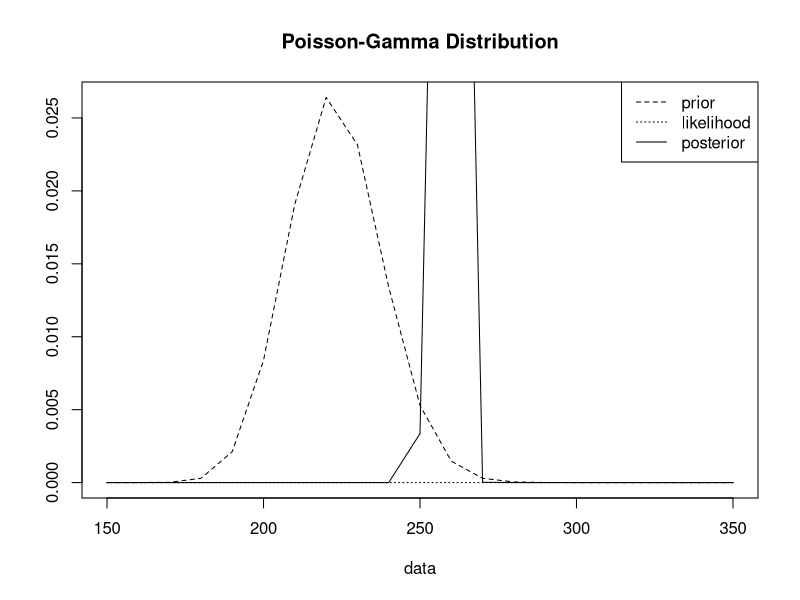
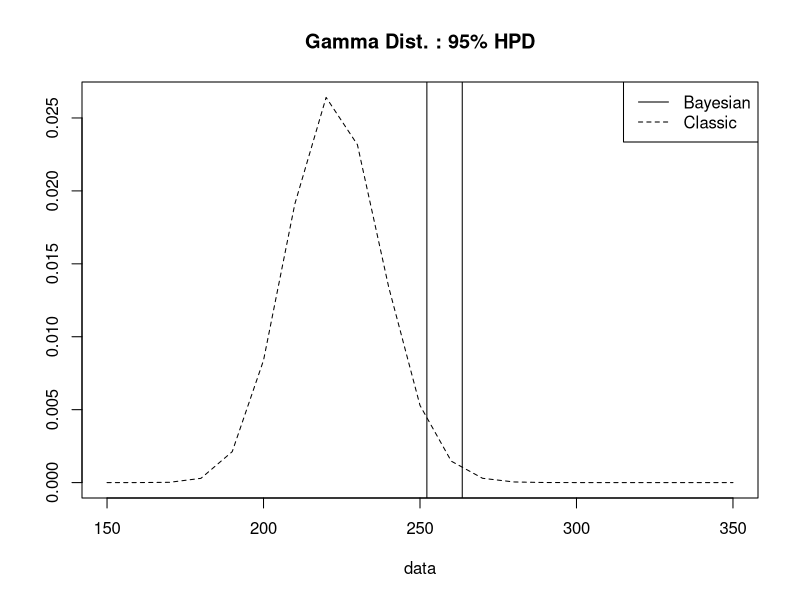
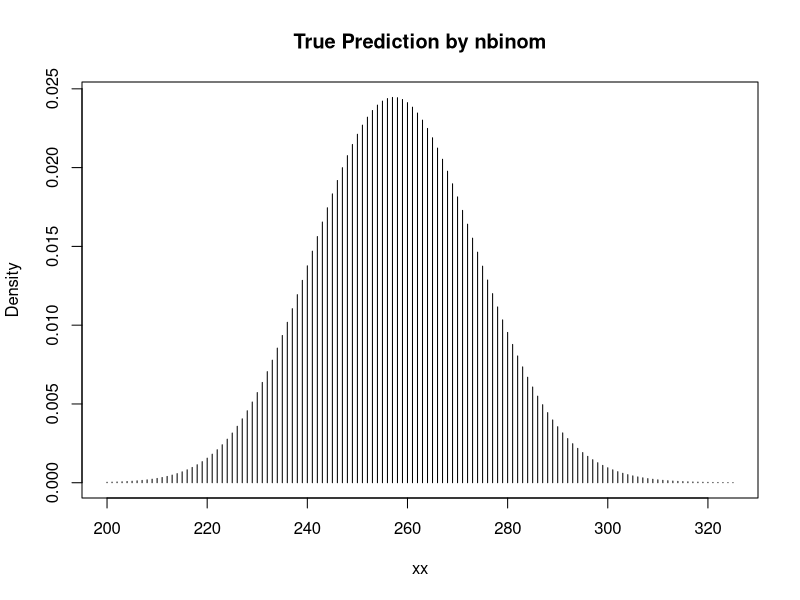
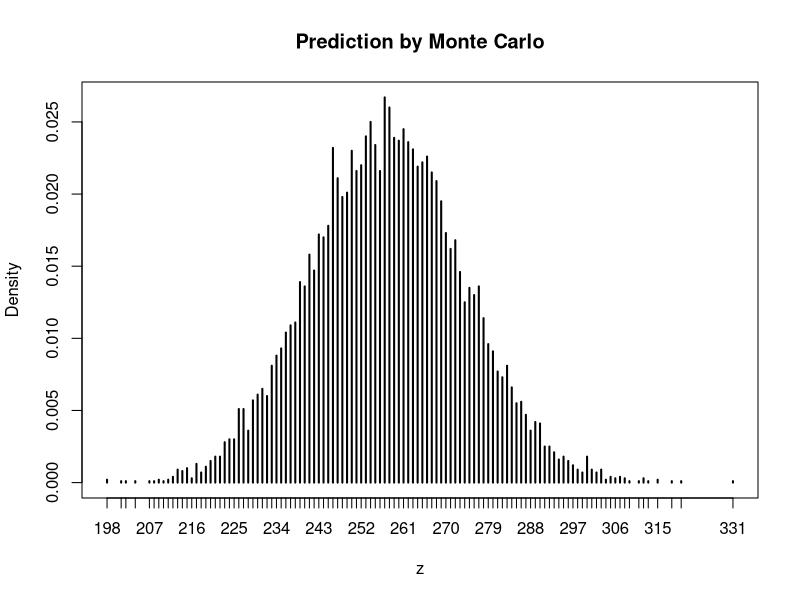
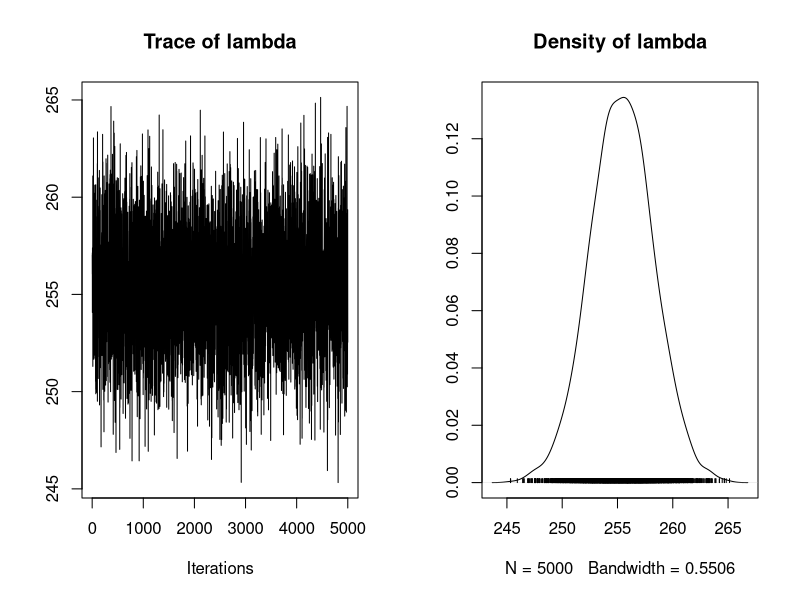
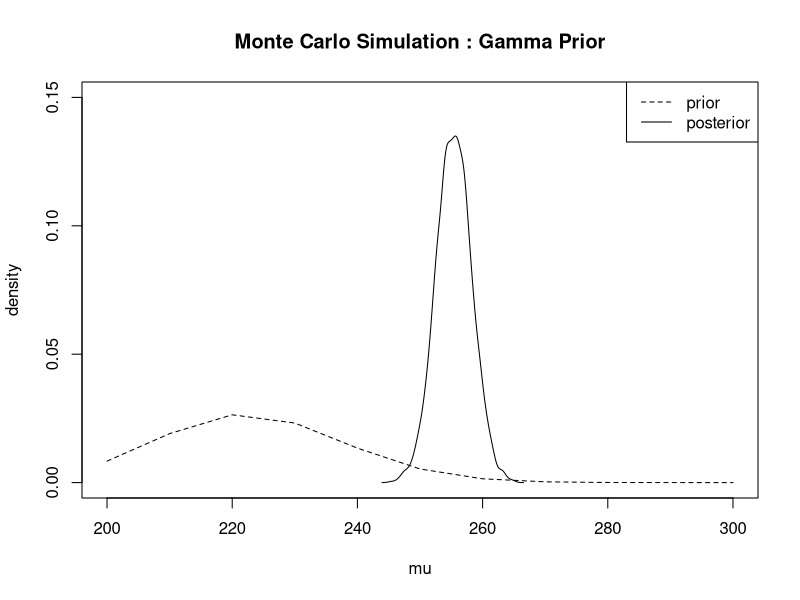

Reproduce these figures in R, in order.

#install.packages("readxl")
library(readxl)

COVID<-read_excel("COVID19_data.xlsx")
head(COVID)

# calculate prior distribution, likelihood and posterior distribution
mu=223
sig=15
a1=mu^2/sig^2
b1=mu/sig^2
y=COVID[,2]
n=nrow(y)
ss=sum(y)
aa=a1+ss
bb=b1+n
mm=aa/bb
sd=sqrt(aa/bb^2)
print(round(cbind(a1,b1,n,ss,aa,bb,mm,sd),3))

# Tri-plot
xa=seq(150,350,10)
plot(xa,dgamma(xa,shape = a1, rate = b1), type = "l", lty=2, xlab = "data", ylab = "")
title("Poisson-Gamma Distribution")
lines(xa,dgamma(xa, shape = 221.018, rate = 22603.24),type = "l", lty=3, xlab="", ylab="")
lines(xa,dgamma(xa, shape = 7990.018, rate = 30.991),type = "l",  xlab="", ylab="")
legend("topright", c("prior","likelihood","posterior"), lty=c(2,3,1))

# Highest posterior density interval(95%)
la=qgamma(c(0.025,0.975),7990.018,30.991)
lb=qgamma(c(0.025,0.975), 221.018, 22603.24 )

plot(xa,dgamma(xa,shape = a1, rate = b1), type = "l", lty=2, xlab = "data", ylab = "")
abline(v=c(la[1],la[2]), lty=1)
abline(v=c(lb[1], lb[2]), lty=2)
legend("topright", c("Bayesian", "Classic"), lty=c(1,2))
title("Gamma Dist. : 95% HPD")

# Predictive distribution
y=COVID[,2]
a=a1
b=b1
n=nrow(y)
s=sum(y)
xx=c(200:325)
pp1<-dnbinom(xx,size = a+s, prob = (b+n)/(b+n+1))
plot(xx,pp1,type = "h", ylab = "Density")
title("True Prediction by nbinom")


N=10000
theta=rgamma(N,a+s,b+n)
pp2<-rpois(N,theta)
plot(table(pp2)/N,type = "h", xlab = "z", ylab = "Density")
title("Prediction by Monte Carlo")
print(paste(c("mean="),c(sum(xx*pp1))))
print(paste(c("mean="),c(mean(pp2)),c("variance="),c(var(pp2))))

#install.packages("MCMCpack")
library(MCMCpack)

yy=rpois(30, lambda = 7769/30)
posterior<-MCpoissongamma(yy, alpha = 221.018, beta = 0.991, mc=5000)
summary(posterior)

plot(posterior)
xx<-seq(200,300,10)
plot(xx,dgamma(xx,221.018,0.991), type = "l", lty=2, ylim = c(0,0.15), 
     xlab = "mu", ylab = "density")
title("Monte Carlo Simulation : Gamma Prior")
lines(density(posterior), lty=1)
legend("topright", c("prior", "posterior"), lty=c(2,1))
